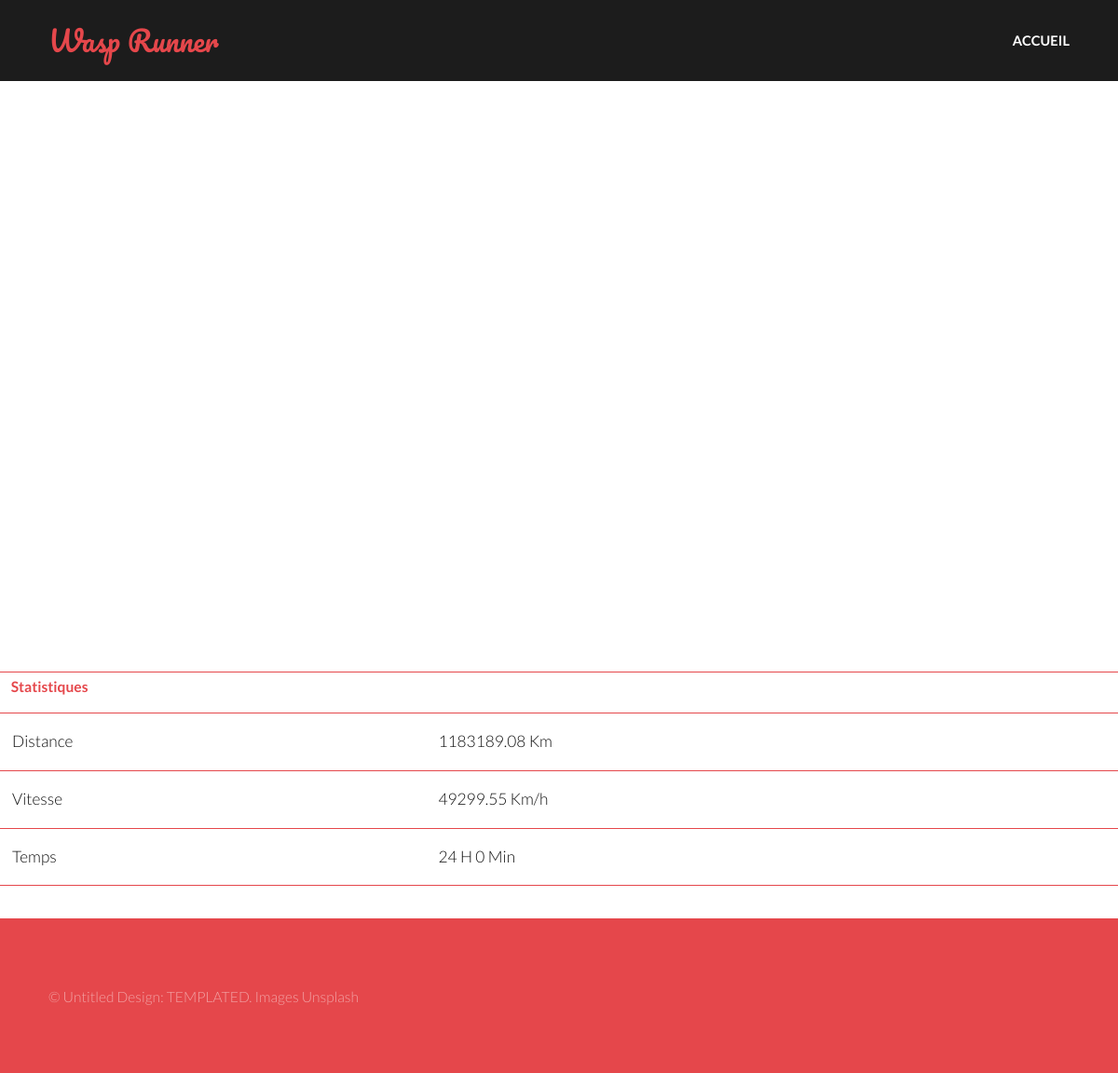
The app's page /view.php?runid=33 with its own data.
### tables this page shows
CREATE TABLE `t_runstats` (
  `idRunstats` int(11) NOT NULL,
  `distance` int(11) NOT NULL,
  `speed` double NOT NULL,
  `maxSpeed` double NOT NULL,
  `idRun` int(11) NOT NULL
);

### view.php (the view, shortened to what this page needs)
<?php
if (!isset($_GET["runid"])) {
    header("location: index.php");
} else {
    try {
        $db = new PDO('mysql:host=localhost;dbname=waspgps;charset=utf8', 'wasper', 'issou');
    } catch (Exception $e) {
        die($e->getMessage());
    }
    $runs = $db->query("SELECT * FROM t_runstats WHERE idRun LIKE " . $_GET["runid"])->fetchAll();
    $time = $runs[0]["distance"] / $runs[0]["speed"];
}
?>
<!DOCTYPE html>
<html>
    <head>
        <link rel="stylesheet" href="assets/css/main.css" />
    </head>
    <body>
        <header id="header">
            <div class="inner">
                <a href="index.php" class="logo">Wasp Runner</a>
                <nav id="nav">
                    <a href="index.php">Accueil</a>
                </nav>
            </div>
        </header>
        <div id="googleMap" style="width:100%;height:600px;"></div><br/>
        <table>
            <tr><th colspan="2">Statistiques</th></tr>
            <tr><td>Distance</td><td><?php echo round($runs[0]["distance"] / 1000, 2) ?> Km</td></tr>
            <tr><td>Vitesse</td><td><?php echo round($runs[0]["speed"] * 3.6, 2) ?> Km/h</td></tr>
            <tr><td>Temps</td><td><?php echo floor($time / 3600) != 0 ? floor($time / 3600) .' H' :""?>  <?php echo ($time / 60) % 60 ?> Min</td></tr>
        </table>
        <section id="footer">
            <div class="inner">
                <div class="copyright">
                    &copy; Untitled Design: <a href="https://templated.co/">TEMPLATED</a>. Images <a href="https://unsplash.com/">Unsplash</a>
                </div>
            </div>
        </section>
    </body>
</html>

### assets/css/main.css (style rules this page uses)
html, body, div, span, applet, object, iframe, h1, h2, h3, h4, h5, h6, p, blockquote, pre, a, abbr, acronym, address, big, cite, code, del, dfn, em, img, ins, kbd, q, s, samp, small, strike, strong, sub, sup, tt, var, b, u, i, center, dl, dt, dd, ol, ul, li, fieldset, form, label, legend, table, caption, tbody, tfoot, thead, tr, th, td, article, aside, canvas, details, embed, figure, figcaption, footer, header, hgroup, menu, nav, output, ruby, section, summary, time, mark, audio, video { margin: 0; padding: 0; border: 0; font-size: 100%; font: inherit; vertical-align: baseline; }
article, aside, details, figcaption, figure, footer, header, hgroup, menu, nav, section { display: block; }
body { line-height: 1; }
table { border-collapse: collapse; border-spacing: 0; }
body { -webkit-text-size-adjust: none; }
*, *:before, *:after { -moz-box-sizing: border-box; -webkit-box-sizing: border-box; box-sizing: border-box; }
body { -ms-overflow-style: scrollbar; }
body { background: #fff; }
body { background-color: #fff; color: #111111; }
body, input, select, textarea { font-family: "Lato", sans-serif; font-size: 15pt; font-weight: 300; line-height: 2; }
@media screen and (max-width: 1680px) { body, input, select, textarea { font-size: 13pt; } }
@media screen and (max-width: 1280px) { body, input, select, textarea { font-size: 13pt; } }
a { -moz-transition: color 0.2s ease-in-out; -webkit-transition: color 0.2s ease-in-out; -ms-transition: color 0.2s ease-in-out; transition: color 0.2s ease-in-out; text-decoration: none; }
a { color: #e5474b; }
section .inner { max-width: 65em; width: calc(100% - 6em); margin: 0 auto; }
table { margin: 0 0 2em 0; width: 100%; }
table tbody tr { border: solid 1px; border-left: 0; border-right: 0; }
table td { padding: 0.75em 0.75em; }
table th { font-size: 0.9em; font-weight: 700; padding: 0 0.75em 0.75em 0.75em; text-align: left; }
table tbody tr { border-color: #e5474b; }
table tbody tr:nth-child(2n + 1) { background-color: none; }
table th { color: #e5474b; }
body { position: relative; padding-top: 5em; }
#header { background: #1c1c1c; color: #d5d5d5; cursor: default; height: 5em; left: 0; line-height: 5em; position: fixed; text-align: right; top: 0; width: 100%; z-index: 10001; }
#header .inner { max-width: 65em; width: calc(100% - 6em); margin: 0 auto; position: relative; }
#header .logo { font-family: 'Pacifico', cursive; display: inline-block; height: inherit; left: 0; line-height: inherit; margin: 0; padding: 0; position: absolute; top: 0; color: #e5474b; font-size: 1.75em; text-transform: none; font-weight: normal; padding: 0; }
#header a { -moz-transition: color 0.2s ease-in-out; -webkit-transition: color 0.2s ease-in-out; -ms-transition: color 0.2s ease-in-out; transition: color 0.2s ease-in-out; display: inline-block; padding: 0 2em; color: #ffffff; text-decoration: none; text-transform: uppercase; font-weight: 700; font-size: .85em; }
#header a:last-child { padding-right: 0em; }
#nav { display: inline-block; }
#footer { background-color: #e5474b; color: #f2a3a5; padding: 4em 0 2em 0; background: #e5474b; }
#footer a { color: #ffffff; }
#footer .inner { max-width: 65em; width: calc(100% - 6em); margin: 0 auto; }
#footer .copyright { font-size: 0.9em; margin: 0 0 2em 0; padding: 0; }
#footer .copyright a { color: #f2a3a5; }

### records on screen
t_runstats: $runs[0]['distance']/1000 "1183189.08", $runs[0]['speed']*3.6 "49299.55", floor($time / 3600) "24", ($time / 60) % 60 "0"
